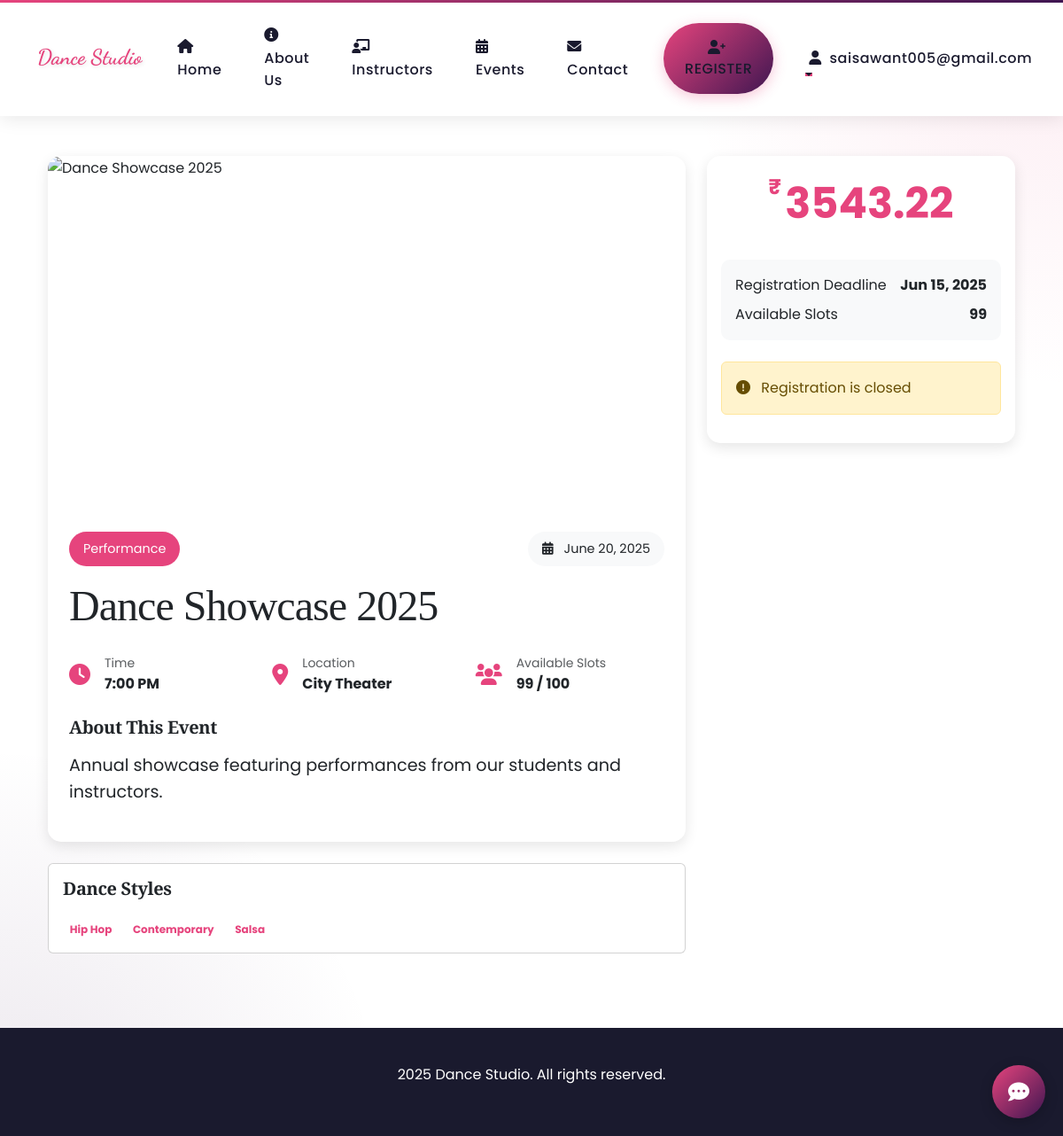
The page /events/4/ (signed in) on the database its author committed.
### dance_styles/models.py (models this page shows, shortened)
class Event(models.Model):
    EVENT_TYPES = [
        ('workshop', 'Workshop'),
        ('competition', 'Competition'),
        ('performance', 'Performance'),
        ('special', 'Special Event'),
    ]
    title = models.CharField(max_length=200)
    event_type = models.CharField(max_length=20, choices=EVENT_TYPES)
    description = models.TextField()
    date = models.DateField()
    time = models.TimeField()
    location = models.CharField(max_length=200)
    price = models.DecimalField(max_digits=6, decimal_places=2)
    capacity = models.PositiveIntegerField(default=50)
    available_slots = models.PositiveIntegerField(default=50)
    image = models.ImageField(upload_to='event_images/', null=True, blank=True)
    instructor = models.ForeignKey(Instructor, on_delete=models.SET_NULL, null=True, blank=True)
    dance_styles = models.ManyToManyField(DanceStyle)
    registration_deadline = models.DateField()
    is_featured = models.BooleanField(default=False)
    created_at = models.DateTimeField(auto_now_add=True)
    updated_at = models.DateTimeField(auto_now=True)
    def is_registration_open(self):
        return self.registration_deadline >= timezone.now().date() and self.available_slots > 0

class DanceStyle(models.Model):
    name = models.CharField(max_length=100)
    image = models.ImageField(upload_to='dance_styles/', null=True, blank=True)
    video = models.FileField(upload_to='dance_videos/', null=True, blank=True)
    choreographer = models.CharField(max_length=100)
    registration_fee = models.DecimalField(max_digits=10, decimal_places=2)
    description = models.TextField()

### dance_styles/views.py (the view, shortened to what this page needs)
# urls.py: path('events/<int:event_id>/', views.event_detail, name='event_detail'),
@login_required
def event_detail(request, event_id):
    event = get_object_or_404(Event, pk=event_id)
    user_registered = EventRegistration.objects.filter(user=request.user, event=event).exists()
    context = {
        'event': event,
        'user_registered': user_registered,
    }
    return render(request, 'dance_styles/event_detail.html', context)

### dance_styles/templates/dance_styles/event_detail.html (shortened to what this page needs)
{% extends 'dance_styles/base.html' %}
{% block content %}
<div class="container mt-5 pt-5">
    <div class="row">
        <div class="col-lg-8">
            <div class="card event-detail-card mb-4">
                <div class="event-header-image">
                    {% if event.image %}
                        <img src="{{ event.image.url }}" alt="{{ event.title }}" class="img-fluid">
                    {% else %}
                        <img src="https://images.unsplash.com/photo-1547153760-18fc86324498?w=1200&q=80" alt="{{ event.title }}" class="img-fluid">
                    {% endif %}
                </div>
                <div class="card-body p-4">
                    <div class="d-flex justify-content-between align-items-center mb-3">
                        <span class="event-type-badge">{{ event.get_event_type_display }}</span>
                        <div class="event-date-badge">
                            <i class="fas fa-calendar-alt me-2"></i>
                            {{ event.date|date:"F d, Y" }}
                        </div>
                    </div>
                    <h1 class="card-title display-5 mb-4">{{ event.title }}</h1>
                    <div class="event-meta mb-4">
                        <div class="row g-3">
                            <div class="col-sm-6 col-md-4">
                                <div class="meta-item">
                                    <i class="fas fa-clock"></i>
                                    <div>
                                        <small class="text-muted d-block">Time</small>
                                        <strong>{{ event.time|time:"g:i A" }}</strong>
                                    </div>
                                </div>
                            </div>
                            <div class="col-sm-6 col-md-4">
                                <div class="meta-item">
                                    <i class="fas fa-map-marker-alt"></i>
                                    <div>
                                        <small class="text-muted d-block">Location</small>
                                        <strong>{{ event.location }}</strong>
                                    </div>
                                </div>
                            </div>
                            <div class="col-sm-6 col-md-4">
                                <div class="meta-item">
                                    <i class="fas fa-users"></i>
                                    <div>
                                        <small class="text-muted d-block">Available Slots</small>
                                        <strong>{{ event.available_slots }} / {{ event.capacity }}</strong>
                                    </div>
                                </div>
                            </div>
                        </div>
                    </div>
                    <div class="event-description">
                        <h5 class="mb-3">About This Event</h5>
                        <p class="lead">{{ event.description }}</p>
                    </div>
                </div>
            </div>
            <div class="card mb-4">
                <div class="card-body">
                    <h5 class="card-title mb-4">Dance Styles</h5>
                    <div class="d-flex flex-wrap gap-2">
                        {% for style in event.dance_styles.all %}
                        <span class="badge bg-primary-soft">{{ style.name }}</span>
                        {% endfor %}
                    </div>
                </div>
            </div>
        </div>
        <div class="col-lg-4">
            <div class="card registration-card sticky-top" style="top: 100px;">
                <div class="card-body">
                    <div class="price-tag mb-4">
                        <span class="currency">₹</span>
                        <span class="amount">{{ event.price }}</span>
                    </div>
                    <div class="registration-info mb-4">
                        <div class="d-flex justify-content-between mb-2">
                            <span>Registration Deadline</span>
                            <strong>{{ event.registration_deadline|date:"M d, Y" }}</strong>
                        </div>
                        <div class="d-flex justify-content-between">
                            <span>Available Slots</span>
                            <strong>{{ event.available_slots }}</strong>
                        </div>
                    </div>
                    {% if user_registered %}
                        <div class="alert alert-success mb-3">
                            <i class="fas fa-check-circle me-2"></i>
                            You are registered for this event
                        </div>
                    {% else %}
                        {% if event.is_registration_open %}
                            <form method="post">
                                {% csrf_token %}
                                <button type="submit" class="btn btn-primary btn-lg w-100">
                                    Register Now
                                </button>
                            </form>
                        {% else %}
                            <div class="alert alert-warning mb-3">
                                <i class="fas fa-exclamation-circle me-2"></i>
                                Registration is closed
                            </div>
                        {% endif %}
                    {% endif %}
                </div>
            </div>
        </div>
    </div>
</div>
{% endblock %}

### dance_styles/templates/dance_styles/base.html (shortened to what this page needs)
<!DOCTYPE html>
<html lang="en">
<head>
    <link href="https://cdn.jsdelivr.net/npm/bootstrap@5.3.0/dist/css/bootstrap.min.css" rel="stylesheet">
    <link href="https://cdnjs.cloudflare.com/ajax/libs/font-awesome/6.0.0/css/all.min.css" rel="stylesheet">
    <link href="https://unpkg.com/aos@2.3.1/dist/aos.css" rel="stylesheet">
    <link rel="stylesheet" href="https://cdnjs.cloudflare.com/ajax/libs/animate.css/4.1.1/animate.min.css"/>
</head>
<body>
    <nav class="navbar navbar-expand-lg fixed-top">
        <div class="container">
            <a class="navbar-brand" href="{% url 'dance_styles:home' %}">Dance Studio</a>
            <div class="collapse navbar-collapse" id="navbarNav">
                <ul class="navbar-nav ms-auto align-items-center">
                    {% if user.is_authenticated %}
                    <li class="nav-item">
                        <a class="nav-link" href="{% url 'dance_styles:home' %}">
                            <i class="fas fa-home me-1"></i> Home
                        </a>
                    </li>
                    {% endif %}
                    <li class="nav-item">
                        <a class="nav-link" href="{% url 'dance_styles:about' %}">
                            <i class="fas fa-info-circle me-1"></i> About Us
                        </a>
                    </li>
                    <li class="nav-item">
                        <a class="nav-link" href="{% url 'dance_styles:instructors' %}">
                            <i class="fas fa-chalkboard-teacher me-1"></i> Instructors
                        </a>
                    </li>
                    <li class="nav-item">
                        <a class="nav-link" href="{% url 'dance_styles:events' %}">
                            <i class="fas fa-calendar-alt me-1"></i> Events
                        </a>
                    </li>
                    <li class="nav-item">
                        <a class="nav-link" href="{% url 'dance_styles:contact' %}">
                            <i class="fas fa-envelope me-1"></i> Contact
                        </a>
                    </li>
                    {% if user.is_authenticated %}
                    <li class="nav-item">
                        <a class="nav-link btn btn-primary text-white rounded-pill px-4" href="{% url 'dance_styles:register' %}">
                            <i class="fas fa-user-plus me-1"></i> Register
                        </a>
                    </li>
                    {% endif %}
                    {% if user.is_authenticated %}
                    <li class="nav-item dropdown">
                        <a class="nav-link dropdown-toggle" href="#" id="navbarDropdown" role="button" data-bs-toggle="dropdown" aria-expanded="false">
                            <i class="fas fa-user me-1"></i> {{ user.username }}
                        </a>
                    </li>
                    {% endif %}
                </ul>
            </div>
        </div>
    </nav>
    <div class="container" style="padding-top: 80px;">
        {% block content %}{% endblock %}
    </div>
    <footer class="footer text-center">
        <div class="container">
            <p> 2025 Dance Studio. All rights reserved.</p>
        </div>
    </footer>
    {% if user.is_authenticated %}
    <div class="chatbot-button" id="chatbotButton">
        <i class="fas fa-comment-dots"></i>
    </div>
    {% endif %}
</body>
</html>

### dance_styles/templates/dance_styles/base.html (style rules this page uses)
:root { --primary-color: #E6447D; --secondary-color: #3F1651; --dark-color: #1A1A2E; --light-color: #FFFFFF; --accent-color: #FFB703; --gradient-primary: linear-gradient(135deg, var(--primary-color), var(--secondary-color)); --font-heading: 'Playfair Display', serif; --font-body: 'Poppins', sans-serif; --font-accent: 'Dancing Script', cursive; }
body { font-family: var(--font-body); background-color: var(--light-color); color: var(--dark-color); overflow-x: hidden; scroll-behavior: smooth; line-height: 1.6; background-image: radial-gradient(circle at 100% 0%, rgba(230, 68, 125, 0.1) 0%, transparent 25%), radial-gradient(circle at 0% 100%, rgba(63, 22, 81, 0.1) 0%, transparent 25%); background-attachment: fixed; }
h1, h2, h3, h4, h5, h6 { font-family: var(--font-heading); font-weight: 700; letter-spacing: -0.02em; }
.navbar { background-color: rgba(255, 255, 255, 0.98); backdrop-filter: blur(10px); box-shadow: 0 2px 20px rgba(0,0,0,0.1); padding: 1.2rem 0; transition: all 0.3s ease; }
.navbar::before { content: ''; position: absolute; top: 0; left: 0; right: 0; height: 3px; background: var(--gradient-primary); }
.navbar .nav-link { position: relative; margin: 0 1rem; font-weight: 500; letter-spacing: 0.5px; }
.navbar .nav-link::before { content: ''; position: absolute; bottom: -5px; left: 0; width: 0; height: 2px; background: var(--primary-color); transition: width 0.3s ease; }
.navbar-brand { font-family: 'Dancing Script', cursive; font-size: 2rem; color: var(--primary-color) !important; text-shadow: 2px 2px 4px rgba(0,0,0,0.1); }
.navbar-brand { color: var(--primary-color) !important; font-weight: 700; font-size: 1.5rem; }
.nav-link { color: var(--dark-color) !important; font-weight: 500; margin: 0 0.5rem; position: relative; }
.nav-link::after { content: ''; position: absolute; width: 0; height: 2px; bottom: 0; left: 0; background-color: var(--primary-color); transition: width 0.3s ease; }
.btn-primary { background: var(--gradient-primary); border: none; border-radius: 30px; padding: 1rem 3rem; font-weight: 600; letter-spacing: 1px; text-transform: uppercase; transition: all 0.3s ease; color: white; position: relative; overflow: hidden; z-index: 1; box-shadow: 0 4px 15px rgba(230, 68, 125, 0.3); }
.btn-primary::after { content: '💃'; position: absolute; right: -30px; top: 50%; transform: translateY(-50%); font-size: 1.2em; opacity: 0; transition: all 0.3s ease; }
.btn-primary::before { content: ''; position: absolute; top: 0; left: 0; width: 0; height: 100%; background-color: var(--secondary-color); transition: all 0.3s ease; z-index: -1; }
.footer { background-color: var(--dark-color); color: white; padding: 40px 0; margin-top: 60px; }
.lead { font-weight: 400; font-size: 1.2rem; }
.chatbot-button { position: fixed; bottom: 20px; right: 20px; background: var(--gradient-primary); color: white; width: 60px; height: 60px; border-radius: 50%; cursor: pointer; display: flex; align-items: center; justify-content: center; box-shadow: 0 4px 15px rgba(0, 0, 0, 0.2); transition: transform 0.3s ease, background 0.3s ease; z-index: 1000; }
.chatbot-button i { font-size: 1.5rem; }

### dance_styles/templates/dance_styles/event_detail.html (style rules this page uses)
.event-detail-card { border: none; border-radius: 15px; overflow: hidden; box-shadow: 0 5px 15px rgba(0,0,0,0.1); }
.event-header-image { height: 400px; overflow: hidden; }
.event-header-image img { width: 100%; height: 100%; object-fit: cover; }
.event-type-badge { padding: 8px 16px; background-color: var(--primary-color); color: white; border-radius: 20px; font-size: 0.9rem; }
.event-date-badge { padding: 8px 16px; background-color: #f8f9fa; border-radius: 20px; font-size: 0.9rem; }
.meta-item { display: flex; align-items: center; gap: 1rem; }
.meta-item i { font-size: 1.5rem; color: var(--primary-color); }
.registration-card { border: none; border-radius: 15px; box-shadow: 0 5px 15px rgba(0,0,0,0.1); }
.price-tag { text-align: center; color: var(--primary-color); }
.price-tag .currency { font-size: 1.5rem; font-weight: bold; vertical-align: top; }
.price-tag .amount { font-size: 3rem; font-weight: bold; }
.registration-info { padding: 1rem; background-color: #f8f9fa; border-radius: 10px; }
.bg-primary-soft { background-color: rgba(var(--primary-rgb), 0.1); color: var(--primary-color); }

### rows shown on the page
Event: event_type "Performance", date "June 20, 2025", title "Dance Showcase 2025", time "7:00 PM", location "City Theater", available_slots "99", capacity "100", description "Annual showcase featuring performances from our students and instructors.", price "3543.22", registration_deadline "Jun 15, 2025"
DanceStyle: name "Hip Hop"
DanceStyle: name "Contemporary"
DanceStyle: name "Salsa"

### other values the page prints
{{ user.username }} "saisawant005@gmail.com"
